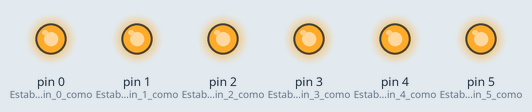
The sketch below on a simulated Arduino Uno, built with avr-gcc and run on an emulated ATmega328P. On the bench: output pins drawn as LEDs (lit = HIGH).

Above: at 1.0 s.
At 3.0 s:
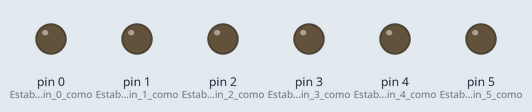
Timing chart, 0 to 5.2 s (numbered marks = the images above):
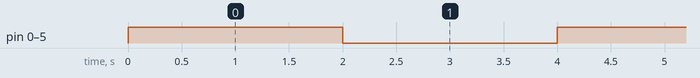

The sketch:

LEDS.ino
```cpp
void setup() {
  pinMode(0,OUTPUT);  //Establecer el pin 0 como salida
  pinMode(1,OUTPUT);  //Establecer el pin 1 como salida
  pinMode(2,OUTPUT);  //Establecer el pin 2 como salida
  pinMode(3,OUTPUT);  //Establecer el pin 3 como salida
  pinMode(4,OUTPUT);  //Establecer el pin 4 como salida
  pinMode(5,OUTPUT);  //Establecer el pin 5 como salida
}
void loop() {
  digitalWrite(0,HIGH); //Encender el pin 0
  digitalWrite(1,HIGH); //Encender el pin 1
  digitalWrite(2,HIGH); //Encender el pin 2
  digitalWrite(3,HIGH); //Encender el pin 3
  digitalWrite(4,HIGH); //Encender el pin 4
  digitalWrite(5,HIGH); //Encender el pin 5
  delay(2000);    //Esperar 2 segundos 2 x 1000 = 2000
  digitalWrite(0,LOW); //Apagar el pin 0
  digitalWrite(1,LOW); //Apagar el pin 1
  digitalWrite(2,LOW); //Apagar el pin 2
  digitalWrite(3,LOW); //Apagar el pin 3
  digitalWrite(4,LOW); //Apagar el pin 4
  digitalWrite(5,LOW); //Apagar el pin 5
  delay(2000);    //Esperar 2 segundos 2 x 1000 = 2000
}
```

Measured:
- by itself, pin 0 (Establecer_el_pin_0_como), pin 1 (Establecer_el_pin_1_como), pin 2 (Establecer_el_pin_2_como), pin 3 (Establecer_el_pin_3_como), pin 4 (Establecer_el_pin_4_como), pin 5 (Establecer_el_pin_5_como): alternates HIGH for 2.0 s and LOW for 2.0 s
